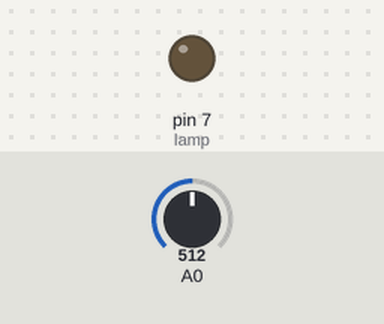
Simulated run of this sketch. Board: Arduino Uno, built with avr-gcc and run on an emulated ATmega328P. Shown: output pins drawn as LEDs (lit = HIGH). The test bench sets the inputs (shaded band); at power-on: A0 = 512.

Above: at 2.3 s.
2.4 s: A0 set to 311
4.7 s: A0 set to 281
At 6.9 s:
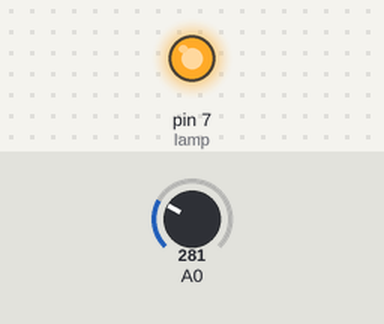
8.0 s: A0 set to 306
At 10.4 s:
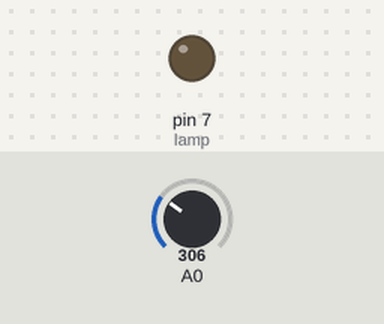
11.0 s: A0 set to 290
At 13.9 s:
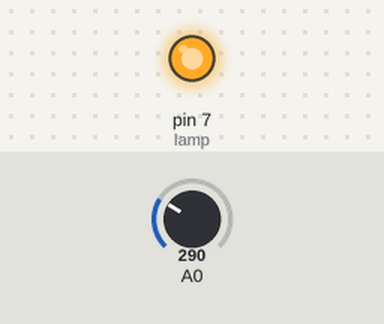
Timing chart, 0 to 15.0 s (numbered marks = the images above; inputs shaded):
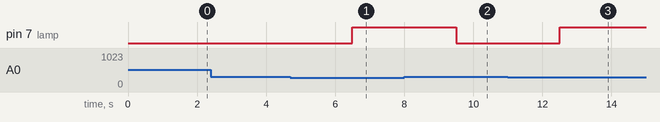

Measured:
- the behaviour switches between 300 and 299 on A0 (found by bisection; images 0 and 1)
- after the input at 2.4 s, every drawn part: stays the same
- after the input at 4.7 s, pin 7 (lamp): LOW → HIGH after 1.8 s
- after the input at 8.0 s, pin 7 (lamp): HIGH → LOW after 1.5 s
- after the input at 11.0 s, pin 7 (lamp): LOW → HIGH after 1.5 s

The sketch:

Exp_6.ino
```cpp
const int lamp =7;
void setup()
{
  Serial.begin(9600);
  pinMode(lamp,OUTPUT);
}
void loop()
{
  int c = analogRead(A0);
  delay(500);
  if(c<300)
  {
    digitalWrite(lamp,HIGH);
    delay(1000);
  }
  else
  {
    digitalWrite(lamp,LOW);
    delay(1000);
  }
}
```
